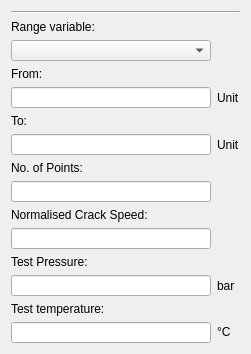
           <widget class="QFrame" name="variableframe">
            <property name="minimumSize">
             <size>
              <width>0</width>
              <height>0</height>
             </size>
            </property>
            <property name="maximumSize">
             <size>
              <width>16777215</width>
              <height>0</height>
             </size>
            </property>
            <property name="sizeIncrement">
             <size>
              <width>0</width>
              <height>0</height>
             </size>
            </property>
            <property name="frameShape">
             <enum>QFrame::Box</enum>
            </property>
            <property name="frameShadow">
             <enum>QFrame::Plain</enum>
            </property>
            <property name="lineWidth">
             <number>0</number>
            </property>
            <layout class="QGridLayout" name="gridLayout_8">
             <item row="1" column="0">
              <widget class="QLabel" name="label_7">
               <property name="text">
                <string>Range variable:</string>
               </property>
              </widget>
             </item>
             <item row="12" column="0">
              <layout class="QHBoxLayout" name="horizontalLayout_19">
               <item>
                <widget class="QLineEdit" name="initialpressure">
                 <property name="minimumSize">
                  <size>
                   <width>200</width>
                   <height>21</height>
                  </size>
                 </property>
                 <property name="maximumSize">
                  <size>
                   <width>200</width>
                   <height>21</height>
                  </size>
                 </property>
                </widget>
               </item>
               <item>
                <widget class="QLabel" name="label_21">
                 <property name="text">
                  <string>bar</string>
                 </property>
                </widget>
               </item>
              </layout>
             </item>
             <item row="6" column="0">
              <layout class="QHBoxLayout" name="horizontalLayout_18">
               <item>
                <widget class="QLineEdit" name="to">
                 <property name="sizePolicy">
                  <sizepolicy hsizetype="Fixed" vsizetype="Fixed">
                   <horstretch>0</horstretch>
                   <verstretch>0</verstretch>
                  </sizepolicy>
                 </property>
                 <property name="minimumSize">
                  <size>
                   <width>200</width>
                   <height>21</height>
                  </size>
                 </property>
                 <property name="maximumSize">
                  <size>
                   <width>200</width>
                   <height>21</height>
                  </size>
                 </property>
                </widget>
               </item>
               <item>
                <widget class="QLabel" name="varTo">
                 <property name="text">
                  <string>Unit</string>
                 </property>
                </widget>
               </item>
              </layout>
             </item>
             <item row="3" column="0">
              <widget class="QLabel" name="label_8">
               <property name="text">
                <string>From:</string>
               </property>
               <property name="alignment">
                <set>Qt::AlignLeading|Qt::AlignLeft|Qt::AlignVCenter</set>
               </property>
              </widget>
             </item>
             <item row="2" column="0">
              <widget class="QComboBox" name="parameter">
               <property name="sizePolicy">
                <sizepolicy hsizetype="Fixed" vsizetype="Fixed">
                 <horstretch>0</horstretch>
                 <verstretch>0</verstretch>
                </sizepolicy>
               </property>
               <property name="minimumSize">
                <size>
                 <width>200</width>
                 <height>21</height>
                </size>
               </property>
               <property name="maximumSize">
                <size>
                 <width>200</width>
                 <height>28</height>
                </size>
               </property>
               <property name="frame">
                <bool>true</bool>
               </property>
              </widget>
             </item>
             <item row="5" column="0">
              <widget class="QLabel" name="label_9">
               <property name="text">
                <string>To:</string>
               </property>
               <property name="alignment">
                <set>Qt::AlignLeading|Qt::AlignLeft|Qt::AlignVCenter</set>
               </property>
              </widget>
             </item>
             <item row="10" column="0">
              <widget class="QLineEdit" name="adotc0">
               <property name="minimumSize">
                <size>
                 <width>200</width>
                 <height>21</height>
                </size>
               </property>
               <property name="maximumSize">
                <size>
                 <width>200</width>
                 <height>21</height>
                </size>
               </property>
              </widget>
             </item>
             <item row="7" column="0">
              <widget class="QLabel" name="label_10">
               <property name="text">
                <string>No. of Points:</string>
               </property>
              </widget>
             </item>
             <item row="13" column="0">
              <widget class="QLabel" name="PipeID_9">
               <property name="text">
                <string>Test temperature:</string>
               </property>
              </widget>
             </item>
             <item row="11" column="0">
              <widget class="QLabel" name="PipeID_10">
               <property name="text">
                <string>Test Pressure: </string>
               </property>
              </widget>
             </item>
             <item row="14" column="0">
              <layout class="QHBoxLayout" name="horizontalLayout_20">
               <item>
                <widget class="QLineEdit" name="testtemperature">
                 <property name="maximumSize">
                  <size>
                   <width>200</width>
                   <height>21</height>
                  </size>
                 </property>
                </widget>
               </item>
               <item>
                <widget class="QLabel" name="label_27">
                 <property name="text">
                  <string>&lt;html&gt;&lt;head/&gt;&lt;body&gt;&lt;p&gt;&lt;span style=&quot; font-family:'Symbol';&quot;&gt;°&lt;/span&gt;C&lt;/p&gt;&lt;/body&gt;&lt;/html&gt;</string>
                 </property>
                </widget>
               </item>
              </layout>
             </item>
             <item row="4" column="0">
              <layout class="QHBoxLayout" name="horizontalLayout_17">
               <item>
                <widget class="QLineEdit" name="from">
                 <property name="sizePolicy">
                  <sizepolicy hsizetype="Fixed" vsizetype="Fixed">
                   <horstretch>0</horstretch>
                   <verstretch>0</verstretch>
                  </sizepolicy>
                 </property>
                 <property name="minimumSize">
                  <size>
                   <width>200</width>
                   <height>21</height>
                  </size>
                 </property>
                 <property name="maximumSize">
                  <size>
                   <width>200</width>
                   <height>21</height>
                  </size>
                 </property>
                </widget>
               </item>
               <item>
                <widget class="QLabel" name="fromVar">
                 <property name="text">
                  <string>Unit</string>
                 </property>
                </widget>
               </item>
              </layout>
             </item>
             <item row="8" column="0">
              <widget class="QLineEdit" name="noofpoints">
               <property name="sizePolicy">
                <sizepolicy hsizetype="Fixed" vsizetype="Fixed">
                 <horstretch>0</horstretch>
                 <verstretch>0</verstretch>
                </sizepolicy>
               </property>
               <property name="minimumSize">
                <size>
                 <width>200</width>
                 <height>21</height>
                </size>
               </property>
               <property name="maximumSize">
                <size>
                 <width>200</width>
                 <height>21</height>
                </size>
               </property>
              </widget>
             </item>
             <item row="9" column="0">
              <widget class="QLabel" name="label_2">
               <property name="text">
                <string>Normalised Crack Speed:</string>
               </property>
              </widget>
             </item>
             <item row="15" column="0">
              <spacer name="verticalSpacer_5">
               <property name="orientation">
                <enum>Qt::Vertical</enum>
               </property>
               <property name="sizeHint" stdset="0">
                <size>
                 <width>20</width>
                 <height>40</height>
                </size>
               </property>
              </spacer>
             </item>
             <item row="0" column="0">
              <widget class="Line" name="line_12">
               <property name="orientation">
                <enum>Qt::Horizontal</enum>
               </property>
              </widget>
             </item>
            </layout>
           </widget>
